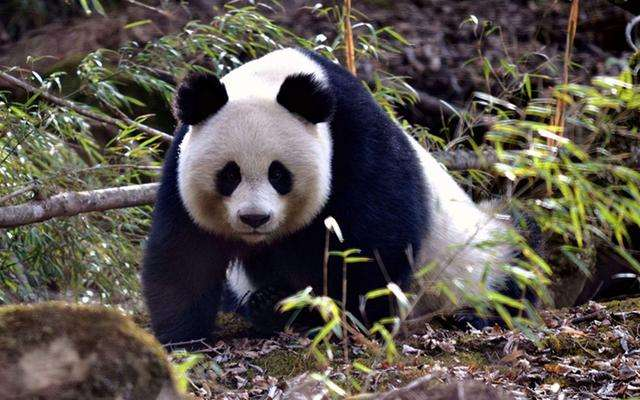
#> input picture xunjing-datasets/detection/images/test/000000002405.jpg, 640 x 400 px; its folder holds only this picture in this run
$ python compare_pl_preprocess.py ../../../xunjing-datasets/detection/images/test
#> lines starting #> are read from the running program, lines starting #| are printed output that depends on the picture
#!/usr/bin/env python3
"""Compare ONNX inference on dataset originals and simulated 1080p PL sampling.

This tests crop/sampling geometry, NOT ImageMake signed bytes or NPU memory layout.
"""
import argparse
import json
import subprocess
import sys
from pathlib import Path

import cv2
import numpy as np


def main():
    root = Path(__file__).resolve().parents[1]
    parser = argparse.ArgumentParser(description=__doc__)
    parser.add_argument("images", type=Path)
    parser.add_argument("--count", type=int, default=10)
    parser.add_argument("--output", type=Path, default=root / "results/dataset_pl_preprocess")
    args = parser.parse_args()
    paths = sorted(p for p in args.images.iterdir() if p.suffix.lower() in (".jpg", ".png", ".jpeg"))
    if not paths or args.count < 1:
        parser.error("Need images and a positive count")
    paths = [paths[i] for i in np.linspace(0, len(paths)-1, min(args.count, len(paths))).astype(int)]
    records = []
    for index, path in enumerate(paths):
        image = cv2.imread(str(path))
#> image is the input picture: shape (400, 640, 3); mean B, G, R 77.1, 83.1, 89.5
        if image is None:
            raise RuntimeError(f"Cannot read {path}")
        h, w = image.shape[:2]
#> h = 400; w = 640
        ratio = min(1920 / w, 1080 / h)
#> ratio = 2.7
        nw, nh = round(w * ratio), round(h * ratio)
#> nw = 1728; nh = 1080
        canvas = np.full((1080, 1920, 3), 114, np.uint8)
        x, y = (1920 - nw)//2, (1080 - nh)//2
#> x = 96; y = 0
        canvas[y:y+nh, x:x+nw] = cv2.resize(image, (nw, nh))
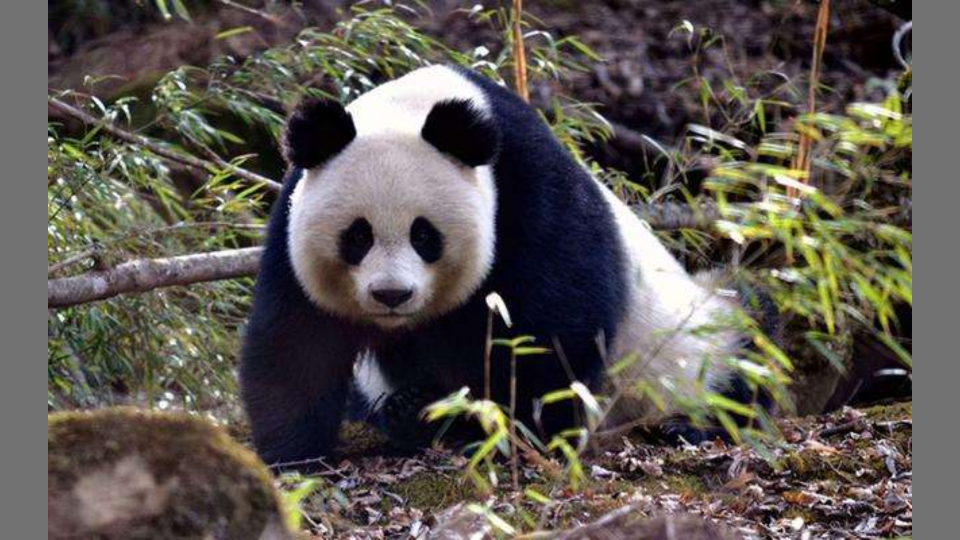
#> canvas: shape (1080, 1920, 3) (shown at 1/2 size); mean B, G, R 80.7, 86.1, 91.8
        case = args.output / f"{index:02}_{path.stem}"
        case.mkdir(parents=True, exist_ok=True)
        camera = case / "simulated_camera_1920x1080.png"
        if not cv2.imwrite(str(camera), canvas):
            raise RuntimeError("Cannot save simulated frame")
        entry = {"source": str(path.resolve())}
        for name, source, mode in (("original", path, "letterbox"),
                                   ("camera_letterbox", camera, "letterbox"),
                                   ("camera_pl_crop", camera, "pl-crop")):
            out = case / name
            subprocess.run([sys.executable, str(root / "tools/infer_yolo26_onnx.py"),
                            str(source), "--mode", mode, "--output", str(out)], check=True,
                           stdout=subprocess.DEVNULL)
            result = json.loads((out / "result.json").read_text())
            entry[name] = {"count": len(result["detections"]), "max_confidence": result["maximum_confidence"]}
        records.append(entry)
        print(json.dumps(entry), flush=True)
    report = {"scope": "CPU geometry simulation + original ONNX; not actual FPGA/NPU execution",
              "camera_simulation": "aspect-preserving fit into gray114 1920x1080 canvas",
              "pl_sampling": "out[y,x] = in[12+3*y,3*x]; RTL sampling phase not verified",
              "threshold": 0.5, "cases": records}
    (args.output / "summary.json").write_text(json.dumps(report, indent=2) + "\n")


if __name__ == "__main__":
#> (the run stopped early here; a loop or call above may not have finished)

$ run again, on xunjing-datasets/detection/images/train/000000002413.jpg
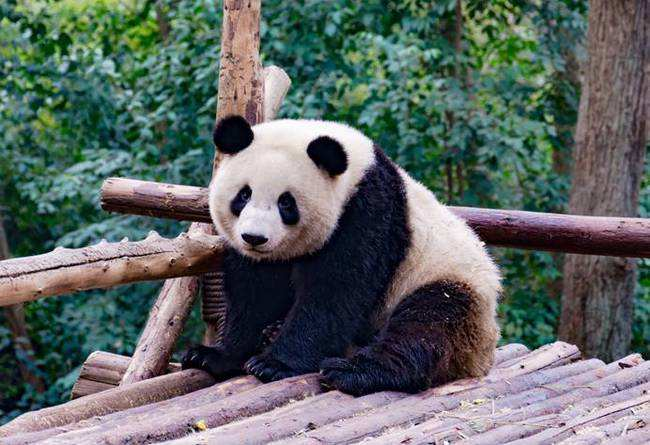
#> input picture xunjing-datasets/detection/images/train/000000002413.jpg, 650 x 445 px
#> in main, image is the input picture: shape (445, 650, 3); mean B, G, R 100.9, 103.4, 94.3
#> in main, `canvas[y:y+nh, x:x+nw] = cv2.resize(image, (nw, nh))`:
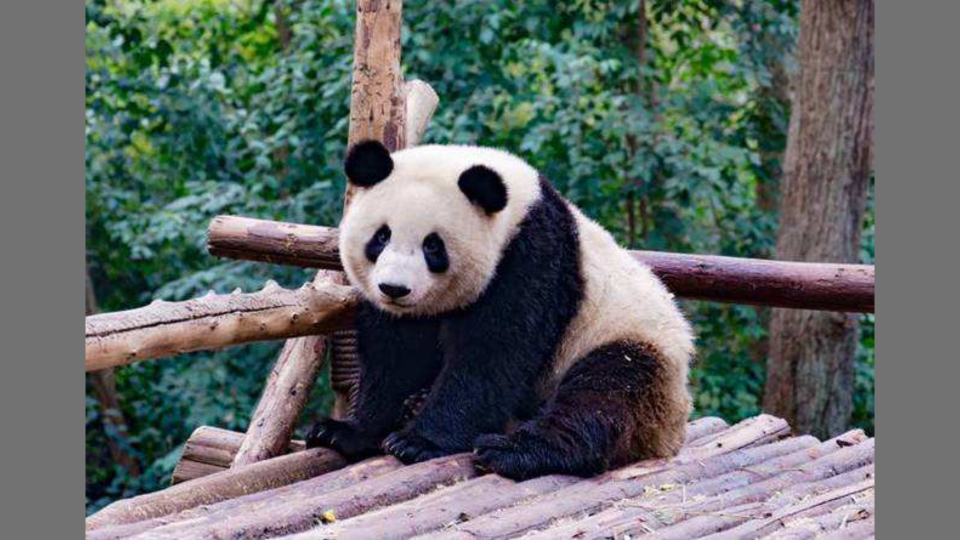
#> canvas: shape (1080, 1920, 3) (shown at 1/2 size); mean B, G, R 103.1, 105.1, 97.7

$ run again, on xunjing-datasets/detection/images/val/000000002411.jpg
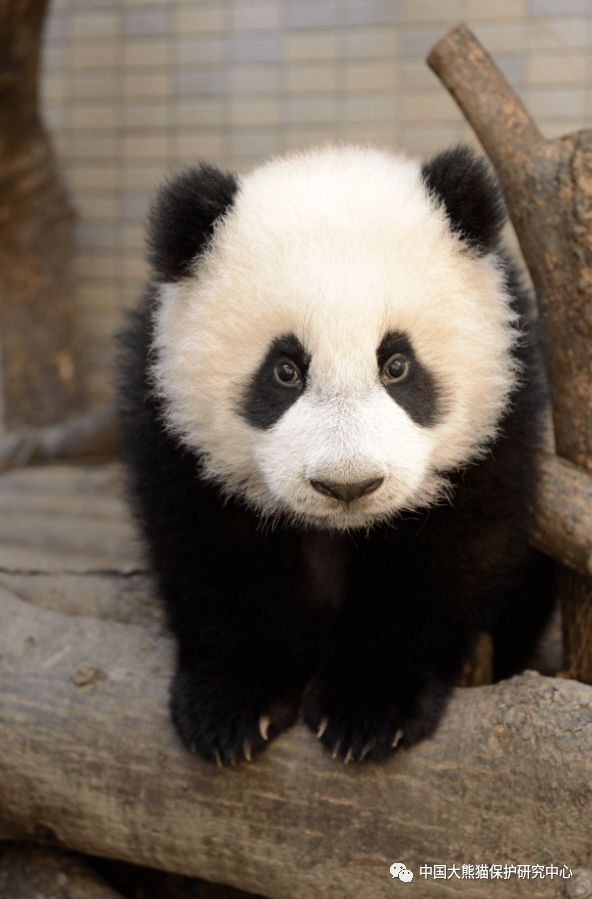
#> input picture xunjing-datasets/detection/images/val/000000002411.jpg, 592 x 899 px
#> in main, image is the input picture: shape (899, 592, 3); mean B, G, R 89.6, 101.6, 113.2
#> in main, `canvas[y:y+nh, x:x+nw] = cv2.resize(image, (nw, nh))`:
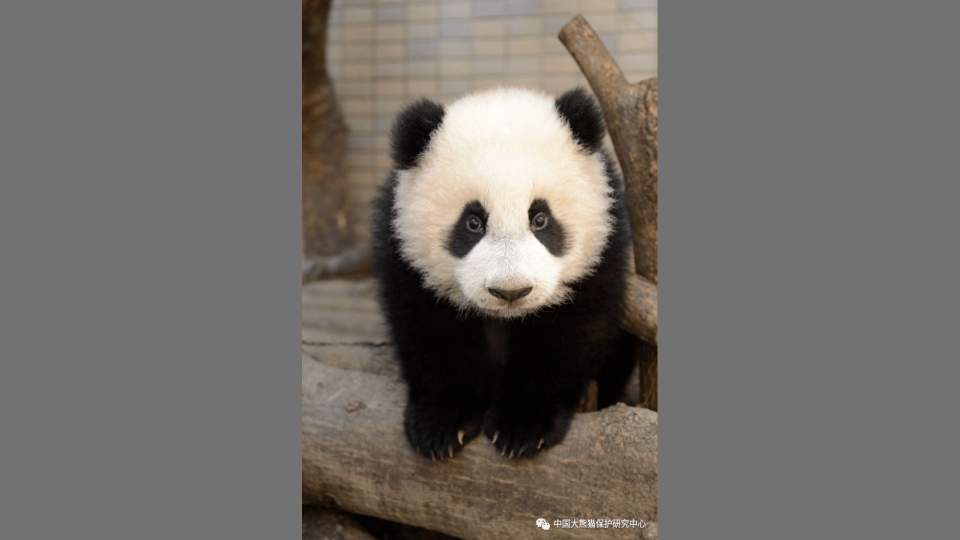
#> canvas: shape (1080, 1920, 3) (shown at 1/2 size); mean B, G, R 104.9, 109.4, 113.7

$ run again, on xunjing-datasets/detection/images/test/000000002429.jpg
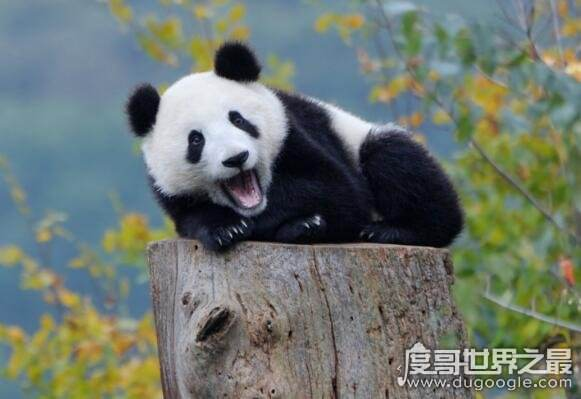
#> input picture xunjing-datasets/detection/images/test/000000002429.jpg, 581 x 399 px
#> in main, image is the input picture: shape (399, 581, 3); mean B, G, R 111.5, 119, 109.8
#> in main, `canvas[y:y+nh, x:x+nw] = cv2.resize(image, (nw, nh))`:
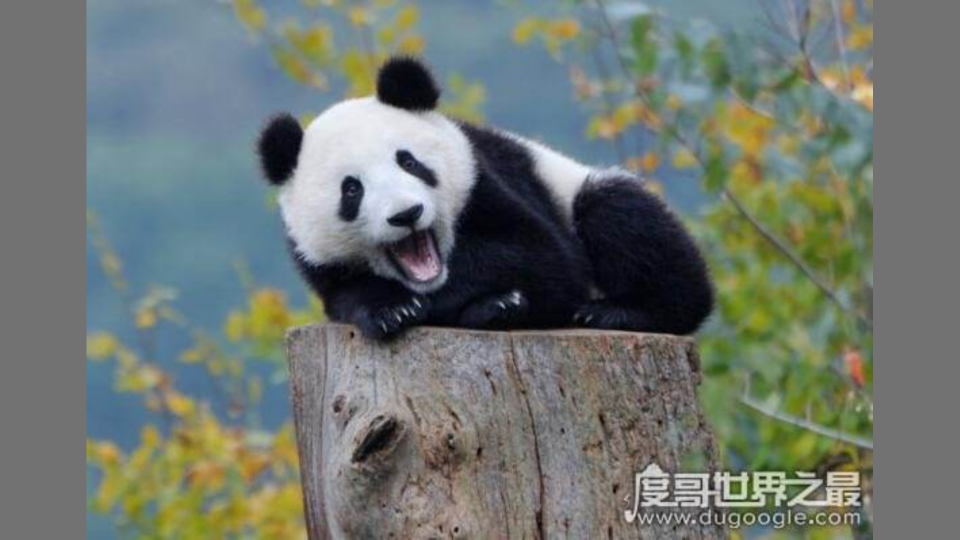
#> canvas: shape (1080, 1920, 3) (shown at 1/2 size); mean B, G, R 111.9, 118, 110.4
